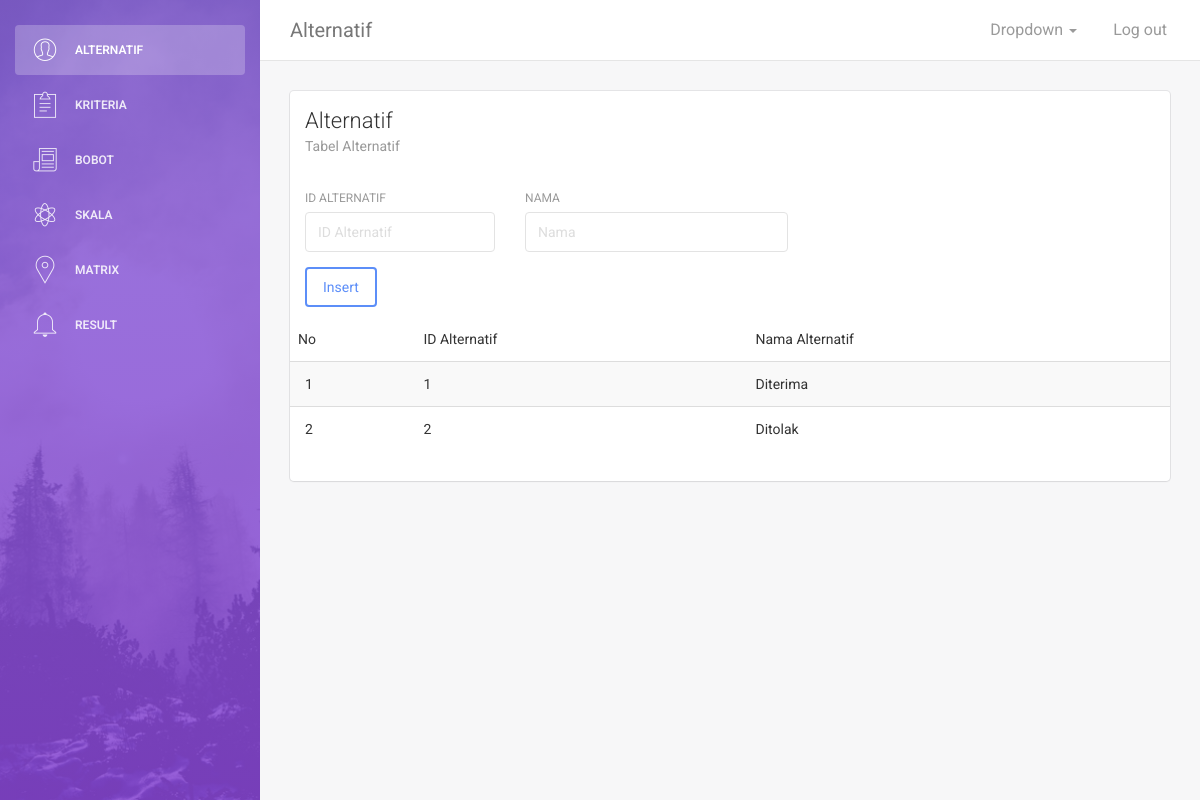
Page /BS3/index.php on the committed database.
### tables this page shows
CREATE TABLE IF NOT EXISTS `alternatif` (
  `id_alternatif` int(11) NOT NULL,
  `nama_alternatif` varchar(100) DEFAULT NULL,
  PRIMARY KEY (`id_alternatif`)
);

### BS3/index.php (the view, shortened to what this page needs)
<!doctype html>
<html lang="en">
<head>
    <link href="assets/css/bootstrap.min.css" rel="stylesheet" />
    <link href="assets/css/animate.min.css" rel="stylesheet"/>
    <link href="assets/css/light-bootstrap-dashboard.css?v=1.4.0" rel="stylesheet"/>
    <link href="assets/css/demo.css" rel="stylesheet" />
    <link href="http://maxcdn.bootstrapcdn.com/font-awesome/4.2.0/css/font-awesome.min.css" rel="stylesheet">
    <link href="assets/css/pe-icon-7-stroke.css" rel="stylesheet" />
</head>
<body>
<div class="wrapper">
    <div class="sidebar" data-color="purple" data-image="assets/img/sidebar-5.jpg">
    	<div class="sidebar-wrapper">
            <ul class="nav">
                <li class="active">
                    <a href="index.php">
                        <i class="pe-7s-user"></i>
                        <p>Alternatif</p>
                    </a>
                </li>
                <li >
                    <a href="kriteria.php">
                        <i class="pe-7s-note2"></i>
                        <p>Kriteria</p>
                    </a>
                </li>
                <li>
                    <a href="bobot.php">
                        <i class="pe-7s-news-paper"></i>
                        <p>Bobot</p>
                    </a>
                </li>
                <li>
                    <a href="skala.php">
                        <i class="pe-7s-science"></i>
                        <p>Skala</p>
                    </a>
                </li>
                <li>
                    <a href="matrix.php">
                        <i class="pe-7s-map-marker"></i>
                        <p>Matrix</p>
                    </a>
                </li>
                <li>
                    <a href="result.php">
                        <i class="pe-7s-bell"></i>
                        <p>Result</p>
                    </a>
                </li>
            </ul>
    	</div>
    </div>
    <div class="main-panel">
		<nav class="navbar navbar-default navbar-fixed">
            <div class="container-fluid">
                <div class="navbar-header">
                    <a class="navbar-brand" href="#">Alternatif</a>
                </div>
                <div class="collapse navbar-collapse">
                    <ul class="nav navbar-nav navbar-right">
                        <li class="dropdown">
                              <a href="#" class="dropdown-toggle" data-toggle="dropdown">
                                    <p>
										Dropdown
										<b class="caret"></b>
									</p>
                              </a>
                        </li>
                        <li>
                            <a href="#">
                                <p>Log out</p>
                            </a>
                        </li>
                    </ul>
                </div>
            </div>
        </nav>
        <div class="content">
            <div class="container-fluid">
                <div class="row">
                    <div class="col-md-12">
                        <div class="card">
                            <div class="header">
                                <h4 class="title">Alternatif</h4>
                                <p class="category">Tabel Alternatif</p>
                            </div>
                            <div class="content table-responsive table-full-width">
                                <table class="table table-hover table-striped">
                                    <thead>
                                    <td>No</td>
                                    <td>ID Alternatif</td>
                                    <td>Nama Alternatif</td>
                                    </thead>
                                    <tbody>
                                    <?php
                                    include 'aksi_alternatif.php';
                                    $no = 1;
                                    $query = "SELECT * FROM alternatif";
                                    $result = $conn->query($query);
                                    while ($row = $result->fetch_array()) { ?>
                                        <tr>
                                            <td><?php echo $no++; ?></td>
                                            <td><?php echo $row['id_alternatif']; ?></td>
                                            <td><?php echo $row['nama_alternatif']; ?></td>
                                        </tr>
                                    <?php } ?>
                                    <div class="content">
                                <form class='forms-sample' method='POST'>
                                <div class="row">
                                        <div class="col-md-3">
                                            <div class="form-group">
                                                <label>Id Alternatif</label>
                                                <input type="text" class="form-control" placeholder="ID Alternatif" name="id">
                                            </div>
                                        </div>
                                        <div class="col-md-4">
                                            <div class="form-group">
                                                <label >Nama</label>
                                                <input class="form-control" placeholder="Nama" name="nama">
                                            </div>
                                        </div>
                                    </div>
                                    <button type='submit' name='insert' class='btn btn-primary mr-2'>Insert</button>
                                    </tbody>
                                </table>
                            </div>
                        </div>
                    </div>
                </div>
            </div>
        </div>
    </div>
</div>
</body>
</html>

### rows in the picture
alternatif: id_alternatif "1", nama_alternatif "Diterima"
alternatif: id_alternatif "2", nama_alternatif "Ditolak"
